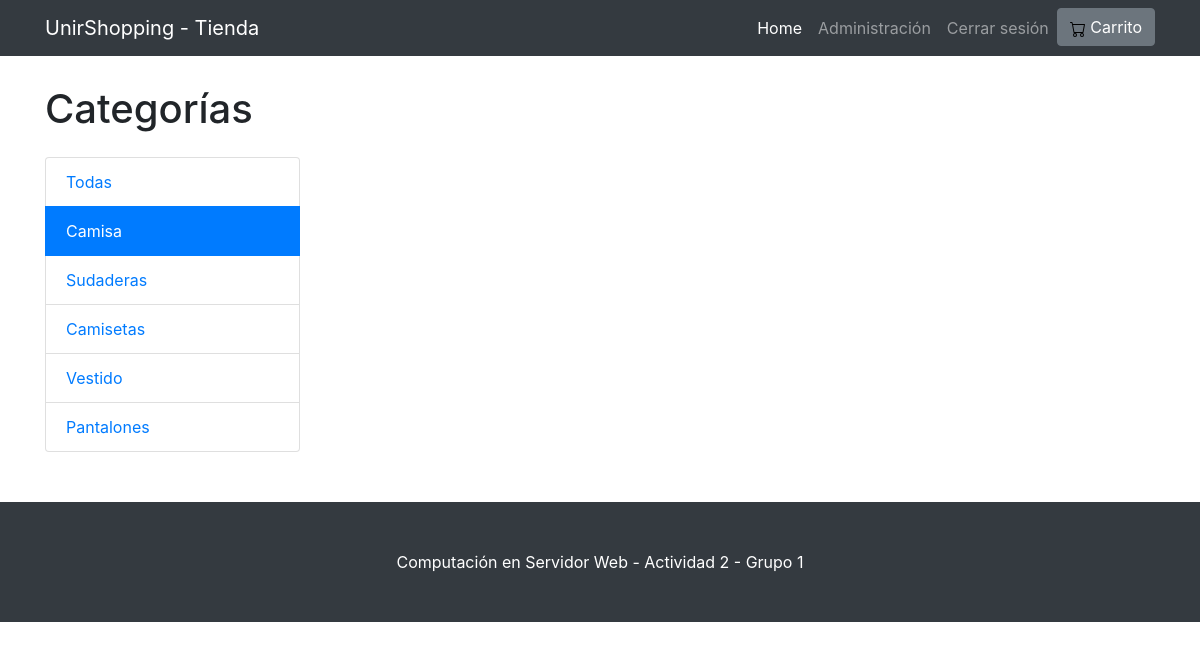
Page /index.php?controlador=ControladorTienda&accion=filter&args=5 (signed in) on the committed database.
### tables this page shows
CREATE TABLE `products` (
  `id` int(11) NOT NULL,
  `nombre` varchar(100) NOT NULL,
  `descripcion` varchar(200) NOT NULL,
  `tallas_disponibles` varchar(200) NOT NULL,
  `colores_disponibles` varchar(200) NOT NULL,
  `img` text NOT NULL
);

### modelo/bd/conexion.php (called while the page is built, shortened)
<?php
class Conexion{
    private $host = "localhost";
    private $usuario = "root";
    private $password = "";
    private $bd="tienda";
    public function getConexion(){
        $mysql=new mysqli($this->host, $this->usuario, $this->password, $this->bd);
        return $mysql;
    }
}
?>

### modelo/ModeloBase.php (called while the page is built, shortened)
<?php
require_once('bd/conexion.php');
require_once('Product.php');
class ModeloBase{
    private $tabla;
    private $link;
    private $obj;
    public function __construct($_tabla, $_obj){
        $this->tabla = $_tabla;
        $this->obj=$_obj;
        $this->conexion = new Conexion();
        $this->link = $this->conexion->getConexion();
    }
    public function readAll(){
        if ($result=$this->link->query("SELECT * FROM $this->tabla ORDER BY id DESC")){
            while ($row = $result->fetch_object($this->obj)) {
            $resultSet[]=$row;
            }
            return $resultSet;
        }
    }
}
?>

### modelo/Product.php (called while the page is built, shortened)
<?php
    class Product {
        private $id;
        private $nombre;
        function getId(){
            return $this->id;
        }
        function getNombre(){
            return $this->nombre;
        }
    }
?>

### vista/VistaTienda.php (the view, shortened to what this page needs)
<!DOCTYPE html>
<html lang="es">
<head>
  <link href="css/bootstrap.min.css" rel="stylesheet">
  <link rel="stylesheet" type="text/css" href="css/style.css">
</head>
<body>
  <nav class="navbar navbar-expand-lg navbar-dark bg-dark fixed-top">
    <div class="container">
      <a class="navbar-brand" href=".">UnirShopping - Tienda</a>
      <div class="collapse navbar-collapse" id="navbarResponsive">
        <ul class="navbar-nav ml-auto">
          <li class="nav-item active">
            <a class="nav-link" href=".">Home
            </a>
          </li>
          <?php
            if($_SESSION['rol'] == 1) {
              echo '<li class="nav-item"><a class="nav-link" href="index.php?controlador=ControladorAdmin&accion=consulta">Administración</a></li>';
            }
          ?>
          <li class="nav-item">
            <a class="nav-link" href="index.php?controlador=ControladorTienda&accion=cerrarSesion">Cerrar sesión
            </a>
          </li>
          <li class="nav-item">
            <button type="button" class="btn btn-secondary" onclick="location.href='index.php?controlador=ControladorConsultaPedido&accion=obtenerPedidos'" >
              <img src="img/cart.svg"> Carrito<?php if (isset($_SESSION["idPedido"])) echo "(".$_SESSION["numItemsPedido"].") - ".$_SESSION["totalPedido"].'€' ?>
            </button>
          </li>
        </ul>
      </div>
    </div>
  </nav>
  <div id="cuerpoTienda" class="container">
    <div class="row">
      <div class="col-lg-3">
        <h1 class="my-4">Categorías</h1>
        <div class="list-group">
        <a href="index.php?controlador=ControladorTienda&accion=filter&args=0"
          class="list-group-item <?php if (!isset($_SESSION["filtroId"]) || $_SESSION["filtroId"] == 0) echo 'active' ?>"
        >Todas</a>
        <?php foreach ($categorias as $categoria) { ?>
          <a href="index.php?controlador=ControladorTienda&accion=filter&args=<?php echo $categoria->getId(); ?>"
            class="list-group-item <?php if (isset($_SESSION["filtroId"]) && $_SESSION["filtroId"] == $categoria->getId()) echo 'active' ?>"
          ><?php echo $categoria->getNombre(); ?></a>
        <?php } ?>
        </div>
      </div>
      <div class="col-lg-9">
      </div>
    </div>
  </div>
  <footer class="py-5 bg-dark">
    <div class="container">
      <p class="m-0 text-center text-white">Computación en Servidor Web - Actividad 2 - Grupo 1</p>
    </div>
  </footer>
</body>
</html>

### css/style.css (style rules this page uses)
body { padding-top: 56px; }
#cuerpoTienda { padding-top: 5px; padding-bottom: 50px; }
footer { background: #16a085; color: #fff; }

### rows in the picture
products: nombre "Camisa"
products: nombre "Sudaderas"
products: nombre "Camisetas"
products: nombre "Vestido"
products: nombre "Pantalones"
